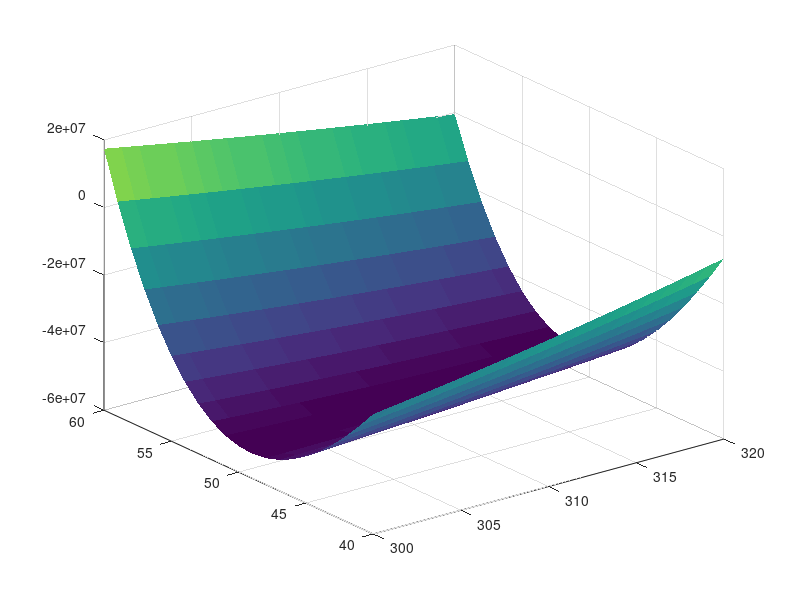

Write MATLAB code to recreate this figure. (Note: this script raises an error after producing the figure.)
%{
    NOTE: This implementation will get stuck at local minima! 
    This could be avoided by testing at multiple points and comparing the
    results, at the expense of time.
%}
alpha = 0.000002;
stopping_value = 0.1;
prev_point = [300, 50];
current_point = prev_point;
iterations = 0;
gradient = [100 100];


[X Y] = meshgrid(300:1:320,40:1:60);
Z = (0.04*X.^4)-(5*X.^2.*Y)+(0.01*Y.^4)-(0.3*X.^3.*Y)+(0.005*Y.^6)-(X.^3);
surf(X,Y,Z,'EdgeColor','None');
hold on;

%Iterates until the gradient is closer to zero than the stopping value and
%steps down the gradient by alpha units using analytic descent.
while (norm(gradient) > stopping_value)
    iterations = iterations + 1;
    gradient = analytic_grad(current_point);
    current_point = prev_point - alpha * gradient;
    plot3(current_point(1), current_point(2), z_function(current_point),'m*');
    prev_point = current_point;
end


disp(current_point);
disp(gradient);
disp(iterations);
